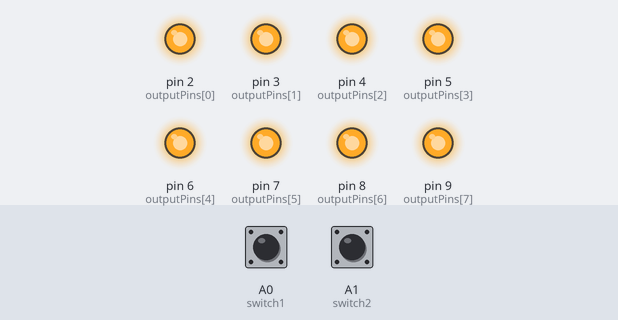
The sketch below on a simulated Arduino Uno, built with avr-gcc and run on an emulated ATmega328P. Parts: output pins drawn as LEDs (lit = HIGH). The test bench sets the inputs (shaded band); at power-on: A0 (switch1) HIGH, A1 (switch2) HIGH.

Above: at 1.2 s.
1.3 s: A0 (switch1) pulled LOW for 0.15 s
At 1.43 s:
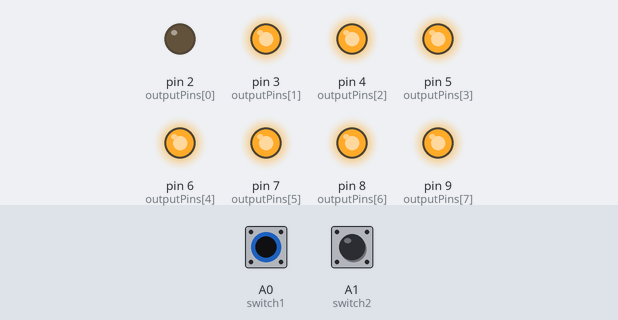
3.0 s: A1 (switch2) pulled LOW for 0.15 s
At 3.13 s:
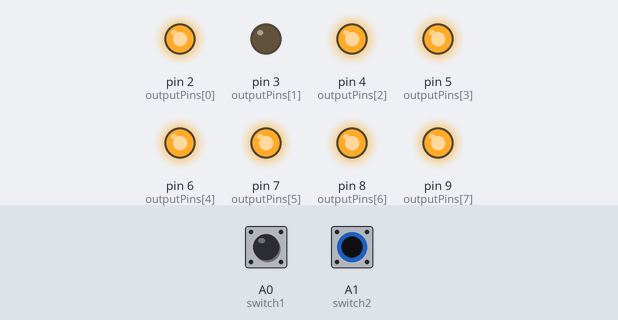
7.7 s: A0 (switch1) pulled LOW for 3.2 s
At 8.8 s:
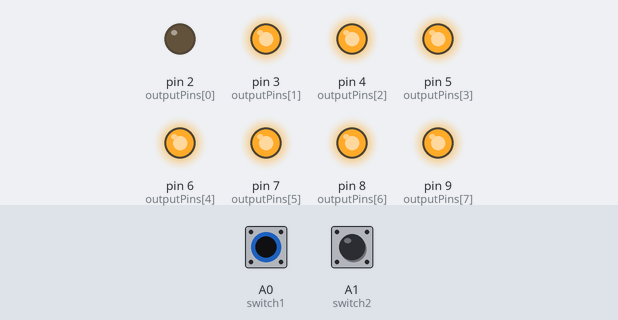
12.4 s: A1 (switch2) pulled LOW for 3.2 s
At 13.6 s:
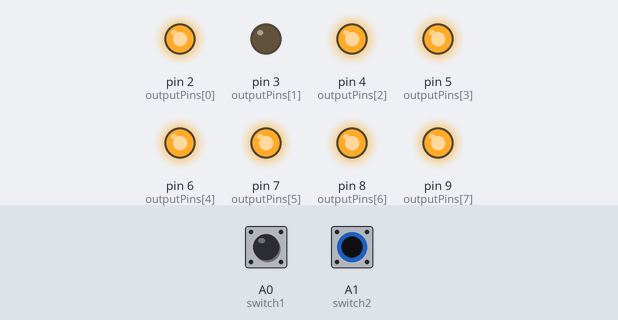
Timing chart, 0 to 17.2 s (numbered marks = the images above; inputs shaded):
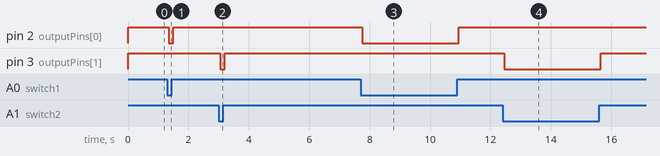

The sketch:

SmartOverlook_UNO.ino
```cpp
#include <SoftwareSerial.h>

// HC-05 TXD -> Arduino D10
// HC-05 RXD <- Arduino D11 through a voltage divider
SoftwareSerial bluetooth(10, 11);

// Eight relay outputs (Active LOW)
const byte outputPins[8] = {2, 3, 4, 5, 6, 7, 8, 9};

// Two physical switch poles
const byte switch1 = A0;
const byte switch2 = A1;

int oldSwitch1;
int oldSwitch2;

String command = "";

void setup() {
  Serial.begin(9600);
  bluetooth.begin(9600);

  // Initialize all outputs OFF
  for (byte i = 0; i < 8; i++) {
    pinMode(outputPins[i], OUTPUT);
    digitalWrite(outputPins[i], HIGH);
  }

  // Initialize physical switches
  pinMode(switch1, INPUT_PULLUP);
  pinMode(switch2, INPUT_PULLUP);

  oldSwitch1 = digitalRead(switch1);
  oldSwitch2 = digitalRead(switch2);

  // Match first two outputs to the physical switches
  digitalWrite(outputPins[0], oldSwitch1);
  digitalWrite(outputPins[1], oldSwitch2);

  bluetooth.println("SMART_OVERLOOK_READY");
}

void loop() {

  // Physical switch 1 controls output 1
  int s1 = digitalRead(switch1);

  if (s1 != oldSwitch1) {
    delay(50);
    s1 = digitalRead(switch1);

    if (s1 != oldSwitch1) {
      digitalWrite(outputPins[0], s1);
      oldSwitch1 = s1;

      if (s1 == LOW)
        bluetooth.println("STATE,1,ON");
      else
        bluetooth.println("STATE,1,OFF");
    }
  }

  // Physical switch 2 controls output 2
  int s2 = digitalRead(switch2);

  if (s2 != oldSwitch2) {
    delay(50);
    s2 = digitalRead(switch2);

    if (s2 != oldSwitch2) {
      digitalWrite(outputPins[1], s2);
      oldSwitch2 = s2;

      if (s2 == LOW)
        bluetooth.println("STATE,2,ON");
      else
        bluetooth.println("STATE,2,OFF");
    }
  }

  // Receive Bluetooth commands
  while (bluetooth.available() > 0) {
    char c = bluetooth.read();

    if (c == '\n' || c == '\r') {
      if (command.length() > 0) {

        Serial.println(command);

        // Android requests the current state of all outputs
        if (command == "GET_STATE") {
          for (byte i = 0; i < 8; i++) {
            bluetooth.print("STATE,");
            bluetooth.print(i + 1);
            bluetooth.print(",");
            if (digitalRead(outputPins[i]) == LOW)
              bluetooth.println("ON");
            else
              bluetooth.println("OFF");
          }
        }

        // Turn all outputs OFF
        else if (command == "ALL_OFF") {
          for (byte i = 0; i < 8; i++) {
            digitalWrite(outputPins[i], HIGH);
            bluetooth.print("STATE,");
            bluetooth.print(i + 1);
            bluetooth.println(",OFF");
          }

          // Do not immediately re-apply the current switch positions
          oldSwitch1 = digitalRead(switch1);
          oldSwitch2 = digitalRead(switch2);

          bluetooth.println("OK,ALL_OFF");
        }

        // Control one output
        else if (command.startsWith("OUT")) {
          int number = command.substring(3, 4).toInt();

          if (number >= 1 && number <= 8) {

            if (command == "OUT" + String(number) + "_ON") {
              digitalWrite(outputPins[number - 1], LOW);

              bluetooth.print("STATE,");
              bluetooth.print(number);
              bluetooth.println(",ON");

              bluetooth.println("OK,OUT" + String(number) + ",ON");
            }

            else if (command == "OUT" + String(number) + "_OFF") {
              digitalWrite(outputPins[number - 1], HIGH);

              bluetooth.print("STATE,");
              bluetooth.print(number);
              bluetooth.println(",OFF");

              bluetooth.println("OK,OUT" + String(number) + ",OFF");
            }

            else {
              bluetooth.println("ERROR,UNKNOWN_COMMAND");
            }
          }
          else {
            bluetooth.println("ERROR,INVALID_OUTPUT");
          }
        }

        else {
          bluetooth.println("ERROR,UNKNOWN_COMMAND");
        }

        command = "";
      }
    }
    else if (command.length() < 40) {
      command += c;
    }
    else {
      command = "";
      bluetooth.println("ERROR,TOO_LONG");
    }
  }
}
```

Measured:
- after the input at 1.3 s, pin 2 (outputPins[0]): HIGH → LOW after 0.05 s, → HIGH 0.15 s later
- after the input at 3.0 s, pin 3 (outputPins[1]): HIGH → LOW after 0.05 s, → HIGH 0.15 s later
- after the input at 7.7 s, pin 2 (outputPins[0]): HIGH → LOW after 0.05 s, → HIGH 3.2 s later
- after the input at 12.4 s, pin 3 (outputPins[1]): HIGH → LOW after 0.05 s, → HIGH 3.2 s later
